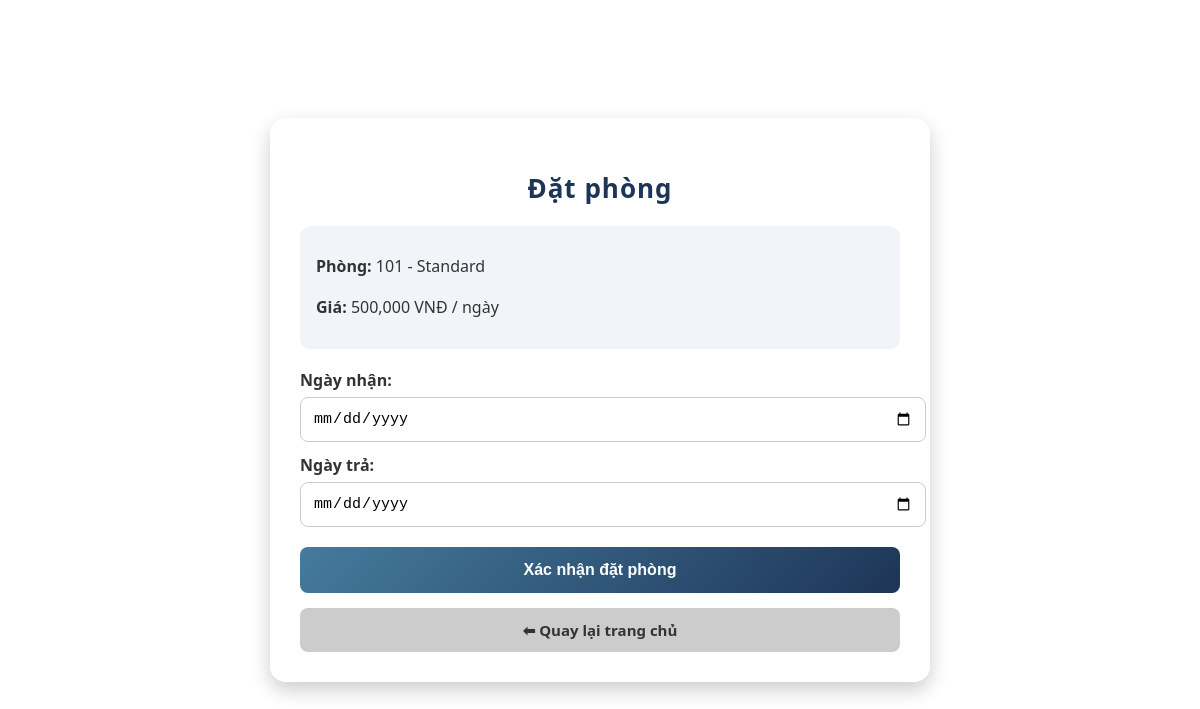
The app's page /user/Viewsuser/xulydatphong.php?id_phong=1 (signed in) with its own data.
### tables this page shows
CREATE TABLE `phong` (
  `id_phong` int(11) NOT NULL,
  `so_phong` varchar(10) NOT NULL,
  `loai_phong` enum('Standard','Deluxe','Suite') NOT NULL,
  `gia_phong` decimal(15,2) NOT NULL,
  `so_luong_nguoi` int(11) NOT NULL,
  `trang_thai` enum('Trống','Đã đặt','Bảo trì') DEFAULT 'Trống',
  `mo_ta` text DEFAULT NULL,
  `anh` varchar(500) DEFAULT NULL
);

### user/Modeluser/PhongModel.php (called while the page is built, shortened)
<?php
include_once '../includes/db.php';
class PhongModel {
    private $conn;
    public function __construct() {
        global $conn;
        $this->conn = $conn;
    }
public function getRoomById($id) {
    $sql = "SELECT id_phong, so_phong, loai_phong, gia_phong, so_luong_nguoi, mo_ta, anh, trang_thai
            FROM phong WHERE id_phong = ?";
    $stmt = $this->conn->prepare($sql);
    $stmt->bind_param("i", $id);
    $stmt->execute();
    $result = $stmt->get_result();
    $room = $result->fetch_assoc();
    return $room;
}
}
?>

### user/Viewsuser/xulydatphong.php (the view, shortened to what this page needs)
<?php
require_once __DIR__ . "/../Modeluser/PhongModel.php";
$phong = null;
if (isset($_GET['id_phong'])) {
    $model = new PhongModel();
    $phong = $model->getRoomById((int)$_GET['id_phong']);
}
?>
<!DOCTYPE html>
<html lang="vi">
<head>
</head>
<body>
  <div class="container">
    <h2>Đặt phòng</h2>
    <div class="info">
      <p><b>Phòng:</b> <?= htmlspecialchars($phong['so_phong']); ?> - <?= htmlspecialchars($phong['loai_phong']); ?></p>
      <p><b>Giá:</b> <?= number_format($phong['gia_phong']); ?> VNĐ / ngày</p>
    </div>
    <form method="POST" action="../Controlleruser/XuLyDatPhongController.php?action=save" onsubmit="return validateForm()">
  <?php $today = date('Y-m-d'); ?>
  <label>Ngày nhận:</label>
  <input type="date" name="ngay_nhan" required min="<?= $today ?>">
  <label>Ngày trả:</label>
  <input type="date" name="ngay_tra" required min="<?= $today ?>">
      <button type="submit">Xác nhận đặt phòng</button>
    </form>
    <a href="index.php" class="back-btn">⬅ Quay lại trang chủ</a>
  </div>
</body>
</html>

### user/Viewsuser/xulydatphong.php (style rules this page uses)
body { font-family: 'Segoe UI', Arial, sans-serif; margin: 0; padding: 0; background: url("/doanqlks/admin/views/nen.jpg") no-repeat center center fixed; background-size: cover; min-height: 100vh; display: flex; align-items: center; justify-content: center; }
.container { width: 600px; background: rgba(255,255,255,0.95); padding: 30px; border-radius: 16px; box-shadow: 0 8px 20px rgba(0,0,0,0.2); animation: fadeIn 0.6s ease-in-out; backdrop-filter: blur(6px); }
h2 { text-align: center; color: #1d3557; margin-bottom: 20px; font-size: 26px; letter-spacing: 1px; }
.info { margin-bottom: 20px; font-size: 16px; line-height: 1.6; background: #f1f5f9; padding: 12px 16px; border-radius: 10px; color: #333; }
label { display: block; margin: 12px 0 6px; font-weight: bold; color: #333; }
input[type="date"] { width: 100%; padding: 12px; border: 1px solid #ccc; border-radius: 8px; font-size: 15px; transition: 0.3s; }
button { margin-top: 20px; width: 100%; padding: 14px; background: linear-gradient(135deg, #457b9d, #1d3557); color: #fff; border: none; border-radius: 8px; font-size: 16px; font-weight: bold; cursor: pointer; transition: 0.3s; }
.back-btn { display: block; margin-top: 15px; text-align: center; padding: 12px; background: #ccc; color: #333; text-decoration: none; border-radius: 8px; font-size: 15px; font-weight: bold; transition: 0.3s; }

### records on screen
phong: so_phong "101", loai_phong "Standard", gia_phong "500,000"
